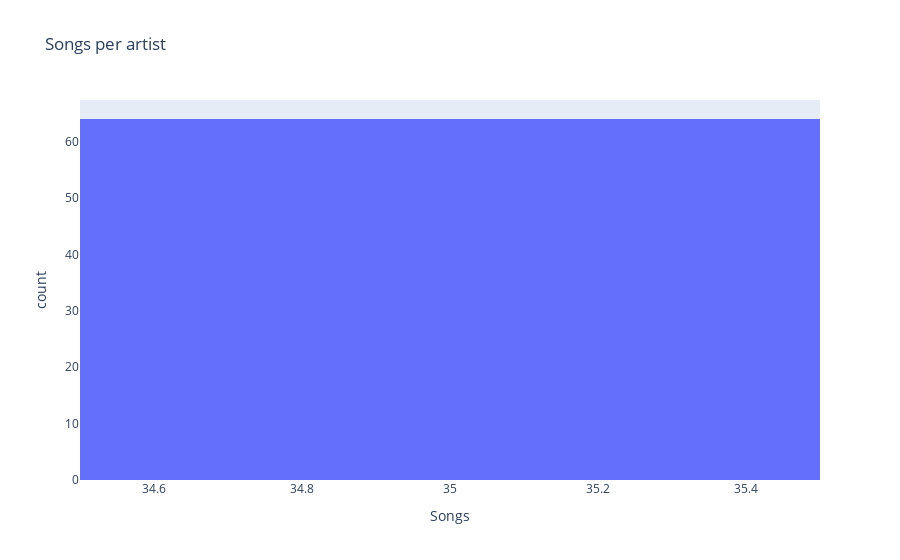

The notebook cell saved with this chart:
### Code cell
# distribution songs per artist
song_count_df = song_df.groupby('artist')[['song_name']].count()

fig = px.histogram(song_count_df, x='song_name', title='Songs per artist', labels={'song_name': 'Songs'})
fig.show()

### Figure 1 — Plotly figure (JSON) as saved in the notebook; plotly's stock layout.template omitted (floating-point values rounded to 4 significant figures)
{"data": [{"alignmentgroup": "True", "bingroup": "x", "hovertemplate": "Songs=%{x}<br>count=%{y}<extra></extra>", "legendgroup": "", "marker": {"color": "#636efa", "pattern": {"shape": ""}}, "name": "", "offsetgroup": "", "orientation": "v", "showlegend": false, "type": "histogram", "x": [35, 35, 35, 35, 35, 35, 35, 35, 35, 35, 35, 35, 35, 35, 35, 35, 35, 35, 35, 35, 35, 35, 35, 35, 35, 35, 35, 35, 35, 35, 35, 35, 35, 35, 35, 35, 35, 35, 35, 35, 35, 35, 35, 35, 35, 35, 35, 35, 35, 35, 35, 35, 35, 35, 35, 35, 35, 35, 35, 35, 35, 35, 35, 35], "xaxis": "x", "yaxis": "y"}], "layout": {"barmode": "relative", "legend": {"tracegroupgap": 0}, "title": {"text": "Songs per artist"}, "xaxis": {"anchor": "y", "domain": [0, 1], "title": {"text": "Songs"}}, "yaxis": {"anchor": "x", "domain": [0, 1], "title": {"text": "count"}}}}
